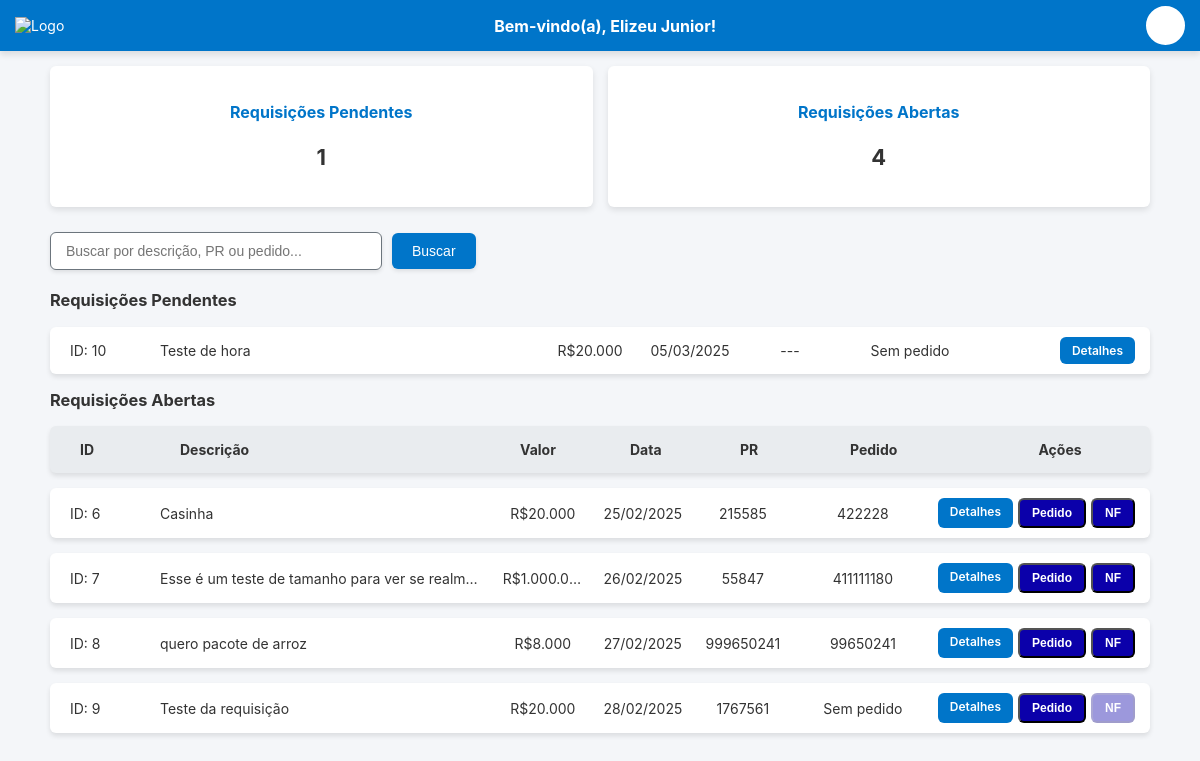
Screenshot of /requisitante_dashboard (signed in) with the database file from the repository.
### models.py (models this page shows, shortened)
class User(db.Model, UserMixin):
    id = db.Column(db.Integer, primary_key=True)
    username = db.Column(db.String(150), unique=True, nullable=False)
    email = db.Column(db.String(150), unique=True, nullable=False)
    password = db.Column(db.String(256), nullable=False)
    is_admin = db.Column(db.Boolean, default=False)
    perfil = db.Column(db.String(20), nullable=False, default="Requisitante")

class Requisicao(db.Model):
    id = db.Column(db.Integer, primary_key=True)
    descricao = db.Column(db.Text, nullable=False)
    solicitante_id = db.Column(db.Integer, db.ForeignKey('user.id', ondelete='CASCADE'), nullable=False)
    requisitante_id = db.Column(db.Integer, db.ForeignKey('user.id', ondelete='CASCADE'), nullable=False)
    planta = db.Column(db.String(10), nullable=False)
    projeto = db.Column(db.String(100), nullable=False)
    pertence_processo_produtivo = db.Column(db.String(3), nullable=False)  # Sim ou Não
    local_fabrica = db.Column(db.String(255), nullable=False)
    local_especifico = db.Column(db.String(255), nullable=False)
    aplicabilidade = db.Column(db.String(255), nullable=False)
    valor = db.Column(db.String(50), nullable=True)
    data_criacao = db.Column(db.DateTime, default=get_local_time)
    status = db.Column(db.String(20), default="Pendente")
    eng_aberta = db.Column(db.Boolean, default=False)
    eng_observacao = db.Column(db.Text, nullable=True)
    pr_number = db.Column(db.String(50), nullable=True)
    data_eng_aberta = db.Column(db.DateTime, nullable=True)
    solicitante = db.relationship('User', foreign_keys=[solicitante_id],
                                   backref=db.backref('solicitacoes', cascade="all, delete-orphan", passive_deletes=True),
                                   lazy=True)
    requisitante = db.relationship('User', foreign_keys=[requisitante_id],
                                   backref=db.backref('requisicoes', cascade="all, delete-orphan", passive_deletes=True),
                                   lazy=True)
    anexos = db.relationship('RequisicaoAnexo', backref='requisicao', lazy=True)
    nfs = db.relationship('NotaFiscal', backref='requisicao', lazy=True)

class Pedido(db.Model):
    id = db.Column(db.Integer, primary_key=True)
    numero = db.Column(db.String(50), nullable=False, unique=True)
    requisicao_id = db.Column(db.Integer, db.ForeignKey('requisicao.id'), nullable=False)
    criado_em = db.Column(db.DateTime, default=get_local_time)
    requisicao = db.relationship('Requisicao', backref=db.backref('pedidos', lazy=True))

### app.py (the view)
@app.route('/requisitante_dashboard')
@login_required
def requisitante_dashboard():
    if current_user.perfil != "Requisitante":
        flash("Acesso negado!", "danger")
        return redirect(url_for("login"))
    pendentes = Requisicao.query.filter(
        Requisicao.requisitante_id == current_user.id,
        Requisicao.eng_aberta == False,
        Requisicao.status != "Rejeitado"
    ).all()
    abertas = Requisicao.query.filter(
        Requisicao.requisitante_id == current_user.id,
        Requisicao.eng_aberta == True,
        Requisicao.status != "Rejeitado"
    ).all()
    return render_template("requisitante_dashboard.html", user=current_user,
                           pendentes=pendentes, abertas=abertas)

### app.py (called while the page is built)
def generate_csrf_token():
    if '_csrf_token' not in session:
        session['_csrf_token'] = base64.b64encode(os.urandom(32)).decode('utf-8')
    return session['_csrf_token']

@app.context_processor
def inject_csrf_token():
    return dict(csrf_token=generate_csrf_token())

@login_manager.user_loader
def load_user(user_id):
    return User.query.get(int(user_id))

### templates/requisitante_dashboard.html (shortened to what this page needs)
<!DOCTYPE html>
<html lang="pt-br">
<head>
  <link rel="stylesheet" type="text/css" href="{{ url_for('static', filename='css/requisitante.css') }}">
</head>
<body>
  <header class="dashboard-header">
    <div class="header-left">
      <img src="{{ url_for('static', filename='logo.png') }}" alt="Logo" class="logo">
    </div>
    <div class="header-center">
      <h2>Bem-vindo(a), {{ user.username }}!</h2>
    </div>
    <div class="header-right">
      <div class="profile-container">
        <div class="profile-avatar" onclick="toggleDropdown()"></div>
      </div>
    </div>
  </header>
  <div class="dashboard-container">
    <div class="status-cards">
      <div class="card">
        <h4>Requisições Pendentes</h4>
        <p>{{ pendentes|length }}</p>
      </div>
      <div class="card">
        <h4>Requisições Abertas</h4>
        <p>{{ abertas|length }}</p>
      </div>
    </div>
    <div class="search-container">
      <input type="text" id="search-bar" class="search-input" placeholder="Buscar por descrição, PR ou pedido..." onkeyup="filterRequisitions()">
      <button class="btn-search" onclick="filterRequisitions()">Buscar</button>
    </div>
    <div class="dashboard-content">
      <section class="requisitions-section">
        <h3>Requisições Pendentes</h3>
        {% if pendentes %}
        <div class="requisition-grid" id="pendentes-list">
          {% for req in pendentes %}
          <div class="requisition-card">
            <span class="req-id">ID: {{ req.id }}</span>
            <p class="req-desc">{{ req.descricao }}</p>
            <span class="req-valor">{{ req.valor or '---' }}</span>
            <span class="req-data">{{ req.data_criacao.strftime('%d/%m/%Y') }}</span>
            <span class="req-pr">{{ req.pr_number or '---' }}</span>
            {% if req.pedidos and req.pedidos|length > 0 %}
            <span class="req-pedido">
              Pedidos:
              {% for pedido in req.pedidos %}
                {{ pedido.numero }}{% if not loop.last %}, {% endif %}
              {% endfor %}
            </span>
            {% else %}
            <span class="req-pedido">Sem pedido</span>
            {% endif %}
            <div class="req-actions">
              <a href="{{ url_for('detalhe_requisicao', requisicao_id=req.id) }}" class="btn btn-primary">Detalhes</a>
            </div>
          </div>
          {% endfor %}
        </div>
        {% else %}
        <p class="empty-message">Nenhuma requisição pendente.</p>
        {% endif %}
      </section>
      <section class="requisitions-section">
        <h3>Requisições Abertas</h3>
        <div class="requisition-grid" id="abertas-list">
          <div class="requisition-card header-row">
            <span class="req-id">ID</span>
            <span class="req-desc">Descrição</span>
            <span class="req-valor">Valor</span>
            <span class="req-data">Data</span>
            <span class="req-pr">PR</span>
            <span class="req-pedido">Pedido</span>
            <div class="req-actions">Ações</div>
          </div>
          {% if abertas %}
          {% for req in abertas %}
          <div class="requisition-card">
            <span class="req-id">ID: {{ req.id }}</span>
            <p class="req-desc">{{ req.descricao }}</p>
            <span class="req-valor">{{ req.valor or '---' }}</span>
            <span class="req-data">{{ req.data_criacao.strftime('%d/%m/%Y') }}</span>
            <span class="req-pr">{{ req.pr_number or '---' }}</span>
            {% if req.pedidos and req.pedidos|length > 0 %}
            <span class="req-pedido">
              {% for pedido in req.pedidos %}
                {{ pedido.numero }}{% if not loop.last %}, {% endif %}
              {% endfor %}
            </span>
            {% else %}
            <span class="req-pedido">Sem pedido</span>
            {% endif %}
            <div class="req-actions">
              <a href="{{ url_for('detalhe_requisicao', requisicao_id=req.id) }}" class="btn btn-primary">Detalhes</a>
              <button class="btn btn-add" onclick="openModal('{{ req.id }}')">Pedido</button>
              {% if req.pedidos and req.pedidos|length > 0 %}
              <button class="btn btn-add" onclick="openNFModal('{{ req.id }}')">NF</button>
              {% else %}
              <button class="btn btn-add" disabled style="opacity: 0.4; cursor: not-allowed;">NF</button>
              {% endif %}
            </div>
          </div>
          {% endfor %}
          {% else %}
          <p class="empty-message">Nenhuma requisição aberta.</p>
          {% endif %}
        </div>
      </section>
    </div>
  </div>
</body>
</html>

### static/css/requisitante.css (style rules this page uses)
:root { --primary-color: #0075C9; --primary-dark: #005fa3; --secondary-color: #6c757d; --secondary-dark: #5a6268; --danger-color: #d9534f; --danger-dark: #c9302c; --success-color: #0b00aa; --success-dark: #005c86; --background-light: #f4f6f9; --text-dark: #333; --text-light: #555; --border-radius: 6px; }
body { margin: 0; font-family: "Inter", Arial, sans-serif; font-size: 14px; color: var(--text-dark); background-color: var(--background-light); }
.dashboard-header { display: flex; justify-content: space-between; align-items: center; background: var(--primary-color); padding: 6px 15px; color: #fff; box-shadow: 0 4px 6px rgba(0,0,0,0.1); }
.logo { height: 35px; }
.header-center { flex: 1; text-align: center; }
.header-center h2 { margin: 0; font-size: 16px; }
.header-right { position: relative; display: flex; align-items: center; }
.profile-avatar { width: 35px; height: 35px; border-radius: 50%; background: #fff; border: 2px solid #fff; cursor: pointer; transition: transform 0.2s; }
.dashboard-container { max-width: 1100px; margin: auto; padding: 15px; }
.status-cards { display: flex; gap: 15px; margin-bottom: 25px; }
.card { background: #fff; padding: 15px; border-radius: var(--border-radius); box-shadow: 0 3px 6px rgba(0,0,0,0.1); text-align: center; flex: 1; }
.card h4 { color: var(--primary-color); margin-bottom: 5px; font-size: 16px; }
.card p { font-size: 22px; font-weight: bold; }
.search-container { display: flex; gap: 10px; margin-bottom: 20px; align-items: center; justify-content: flex-start; }
.search-input { width: 300px; padding: 10px 15px; font-size: 14px; border: 1px solid var(--secondary-color); border-radius: var(--border-radius); transition: border-color 0.3s; box-shadow: 0 2px 4px rgba(0,0,0,0.1); }
.btn-search { padding: 10px 20px; border: none; background: var(--primary-color); color: #fff; border-radius: var(--border-radius); cursor: pointer; font-size: 14px; transition: background 0.3s, transform 0.2s; box-shadow: 0 2px 4px rgba(0,0,0,0.1); }
.requisition-grid { display: flex; flex-direction: column; gap: 15px; }
.requisition-card { background: #fff; padding: 10px 15px; border-radius: var(--border-radius); box-shadow: 0 3px 5px rgba(0,0,0,0.1); display: flex; align-items: center; justify-content: space-between; gap: 10px; }
.requisition-card span, .requisition-card p { margin: 0; padding: 5px; white-space: nowrap; overflow: hidden; text-overflow: ellipsis; }
.req-id { flex: 0 0 70px; }
.req-desc { flex: 1; }
.req-valor { flex: 0 0 80px; text-align: center; }
.req-data { flex: 0 0 80px; text-align: center; }
.req-pr { flex: 0 0 80px; text-align: center; }
.req-pedido { flex: 0 0 120px; text-align: center; }
.req-actions { flex: 0 0 150px; display: flex; gap: 5px; justify-content: flex-end; }
.requisition-card.header-row { background: #e9ecef; font-weight: bold; padding: 10px 15px; display: flex; align-items: center; justify-content: space-between; }
.header-row .req-id { flex: 0 0 70px; }
.header-row .req-desc { flex: 1; }
.header-row .req-valor { flex: 0 0 80px; text-align: center; }
.header-row .req-data { flex: 0 0 80px; text-align: center; }
.header-row .req-pr { flex: 0 0 80px; text-align: center; }
.header-row .req-pedido { flex: 0 0 120px; text-align: center; }
.header-row .req-actions { flex: 0 0 150px; }
.btn { display: inline-block; padding: 6px 12px; border-radius: var(--border-radius); font-weight: 600; font-size: 12px; cursor: pointer; text-decoration: none; transition: background 0.3s, transform 0.2s; }
.btn-primary { background: var(--primary-color); color: #fff; }
.btn-add { background: var(--success-color); color: #fff; }
.requisition-card.header-row .req-id, .requisition-card.header-row .req-desc, .requisition-card.header-row .req-valor, .requisition-card.header-row .req-data, .requisition-card.header-row .req-pr, .requisition-card.header-row .req-pedido { text-align: left; margin-left: 10px; }
.header-row .req-actions { display: flex; justify-content: center; }

### rows the page displays
User: username "Elizeu Junior"
Requisicao: id "10", descricao "Teste de hora", valor "R$20.000", data_criacao "05/03/2025", pr_number "---"
Requisicao: id "6", descricao "Casinha", valor "R$20.000", data_criacao "25/02/2025", pr_number "215585"
Pedido: numero "422228"
Requisicao: id "7", descricao "Esse é um teste de tamanho para ver se realm…", valor "R$1.000.0…", data_criacao "26/02/2025", pr_number "55847"
Pedido: numero "411111180"
Requisicao: id "8", descricao "quero pacote de arroz", valor "R$8.000", data_criacao "27/02/2025", pr_number "999650241"
Pedido: numero "99650241"
Requisicao: id "9", descricao "Teste da requisição", valor "R$20.000", data_criacao "28/02/2025", pr_number "1767561", shows "Sem pedido", shows "NF"

### other values shown
{{ pendentes|length }} "1"
{{ abertas|length }} "4"
